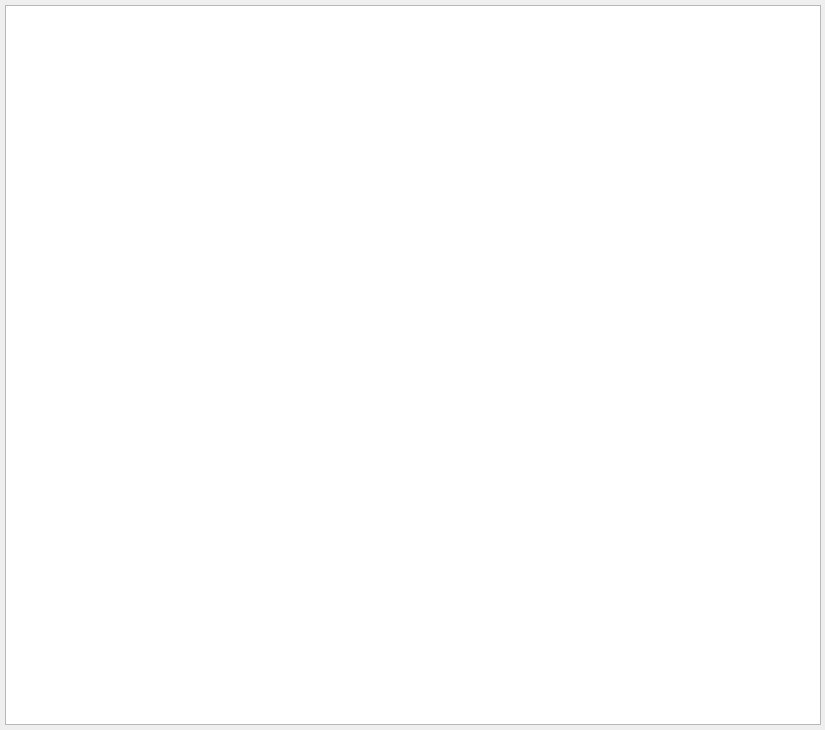
<?xml version="1.0" encoding="UTF-8"?>
<ui version="4.0">
 <class>MonitorDialogClass</class>
 <widget class="QDialog" name="MonitorDialogClass">
  <property name="geometry">
   <rect>
    <x>0</x>
    <y>0</y>
    <width>825</width>
    <height>730</height>
   </rect>
  </property>
  <property name="windowTitle">
   <string>MonitorDialog</string>
  </property>
  <widget class="QPlainTextEdit" name="c_text">
   <property name="geometry">
    <rect>
     <x>5</x>
     <y>5</y>
     <width>816</width>
     <height>720</height>
    </rect>
   </property>
   <property name="lineWrapMode">
    <enum>QPlainTextEdit::LineWrapMode::NoWrap</enum>
   </property>
   <property name="readOnly">
    <bool>true</bool>
   </property>
   <property name="plainText">
    <string notr="true"/>
   </property>
   <property name="textInteractionFlags">
    <set>Qt::TextInteractionFlag::NoTextInteraction</set>
   </property>
   <property name="maximumBlockCount">
    <number>2048</number>
   </property>
  </widget>
 </widget>
 <layoutdefault spacing="6" margin="11"/>
 <resources/>
 <connections/>
</ui>
